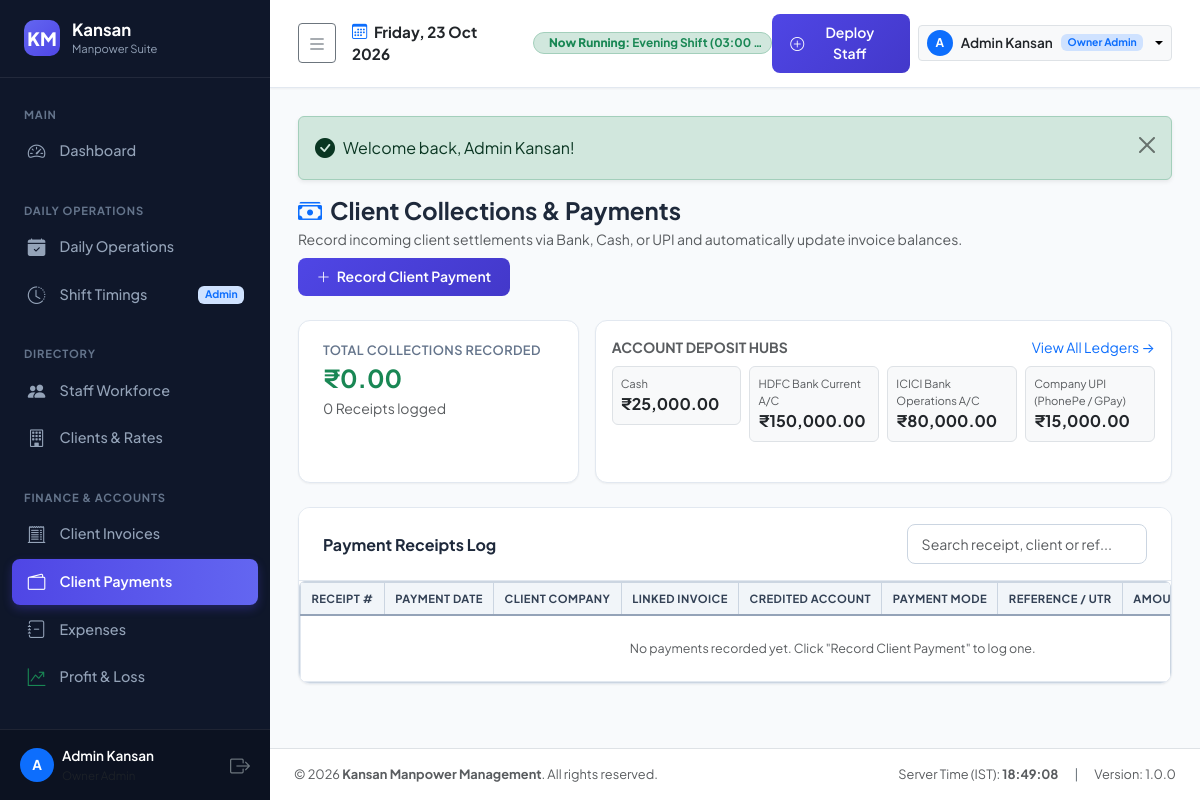
The page /modules/payments/index.php (signed in) on the database its author committed.
### tables this page shows
CREATE TABLE shifts (
    id INT PRIMARY KEY AUTO_INCREMENT,
    shift_code VARCHAR(20) NOT NULL UNIQUE,
    shift_name VARCHAR(100) NOT NULL,
    start_time TIME NOT NULL,
    end_time TIME NOT NULL,
    is_overnight TINYINT(1) NOT NULL DEFAULT 0,
    duration_hours DECIMAL(4,2) NOT NULL DEFAULT 8.00,
    description VARCHAR(255) NULL,
    status ENUM('active', 'inactive') NOT NULL DEFAULT 'active',
    created_at DATETIME DEFAULT CURRENT_TIMESTAMP,
    updated_at DATETIME DEFAULT CURRENT_TIMESTAMP ON UPDATE CURRENT_TIMESTAMP
);

CREATE TABLE financial_accounts (
    id INT PRIMARY KEY AUTO_INCREMENT,
    account_code VARCHAR(20) NOT NULL UNIQUE,
    account_name VARCHAR(100) NOT NULL,
    account_type ENUM('cash', 'bank', 'upi') NOT NULL,
    bank_name VARCHAR(100) NULL,
    account_number VARCHAR(50) NULL,
    ifsc_code VARCHAR(20) NULL,
    opening_balance DECIMAL(14,2) NOT NULL DEFAULT 0.00,
    current_balance DECIMAL(14,2) NOT NULL DEFAULT 0.00,
    status ENUM('active', 'inactive') NOT NULL DEFAULT 'active',
    created_at DATETIME DEFAULT CURRENT_TIMESTAMP,
    updated_at DATETIME DEFAULT CURRENT_TIMESTAMP ON UPDATE CURRENT_TIMESTAMP
);

### core/Auth.php (called while the page is built, shortened)
<?php
class Auth {
    public static function check(): bool {
        return !empty($_SESSION['user_id']);
    }
    public static function user(): ?array {
        return [
            'id' => $_SESSION['user_id'],
            'username' => $_SESSION['username'],
            'full_name' => $_SESSION['full_name'],
            'role' => $_SESSION['role'],
            'staff_id' => $_SESSION['staff_id'] ?? null,
            'email' => $_SESSION['email'] ?? '',
        ];
    }
    public static function role(): string {
        return $_SESSION['role'] ?? '';
    }
    public static function isManager(): bool {
        return in_array(self::role(), ['owner_admin', 'manager'], true);
    }
}

### core/Helper.php (called while the page is built, shortened)
<?php
class Helper {
    public static function formatCurrency(float|int|string|null $amount): string {
        $val = (float)($amount ?? 0);
        return '₹' . number_format($val, 2);
    }
    public static function getFlash(): ?array {
        if (isset($_SESSION['flash'])) {
            $flash = $_SESSION['flash'];
            return $flash;
        }
        return null;
    }
    public static function hasFlash(): bool {
        return isset($_SESSION['flash']);
    }
}

### modules/payments/index.php (the view, shortened to what this page needs)
<?php
$db = DB::getConnection();
$query = "
    SELECT cp.*, c.company_name, c.client_code, fa.account_name, fa.account_type,
           i.invoice_number, u.full_name as received_by_name
    FROM client_payments cp
    JOIN clients c ON cp.client_id = c.id
    JOIN financial_accounts fa ON cp.account_id = fa.id
    LEFT JOIN invoices i ON cp.invoice_id = i.id
    LEFT JOIN users u ON cp.received_by = u.id
    ORDER BY cp.payment_date DESC, cp.id DESC
";
$payments = $db->query($query)->fetchAll();
$accounts = $db->query("SELECT id, account_name, account_type, current_balance FROM financial_accounts WHERE status = 'active' ORDER BY id ASC")->fetchAll();
$totalReceived = array_sum(array_column($payments, 'amount'));
require_once ROOT_PATH . '/templates/header.php';
require_once ROOT_PATH . '/templates/sidebar.php';
require_once ROOT_PATH . '/templates/navbar.php';
?>
<div class="d-flex align-items-center justify-content-between flex-wrap gap-2 mb-4">
    <div>
        <h4 class="fw-bold mb-1"><i class="bi bi-cash-stack text-primary me-2"></i>Client Collections & Payments</h4>
        <p class="text-muted small mb-0">Record incoming client settlements via Bank, Cash, or UPI and automatically update invoice balances.</p>
    </div>
    <div>
        <button type="button" class="btn btn-primary btn-sm" onclick="openPaymentModal()">
            <i class="bi bi-plus-lg me-1"></i> Record Client Payment
        </button>
    </div>
</div>
<div class="row g-3 mb-4">
    <div class="col-md-4">
        <div class="metric-card">
            <div class="metric-label">Total Collections Recorded</div>
            <div class="metric-value text-success"><?= Helper::formatCurrency($totalReceived) ?></div>
            <div class="text-muted small mt-1"><?= count($payments) ?> Receipts logged</div>
        </div>
    </div>
    <div class="col-md-8">
        <div class="custom-card p-3 h-100">
            <div class="d-flex justify-content-between align-items-center mb-2">
                <span class="small fw-bold text-muted text-uppercase">Account Deposit Hubs</span>
                <a href="<?= BASE_URL ?>/modules/accounting/accounts.php" class="small text-decoration-none">View All Ledgers &rarr;</a>
            </div>
            <div class="row g-2">
                <?php foreach ($accounts as $acc): ?>
                    <div class="col-sm-3 col-6">
                        <div class="p-2 bg-light rounded border">
                            <div class="text-muted" style="font-size:0.7rem;"><?= htmlspecialchars($acc['account_name']) ?></div>
                            <strong class="text-dark fs-6"><?= Helper::formatCurrency($acc['current_balance']) ?></strong>
                        </div>
                    </div>
                <?php endforeach; ?>
            </div>
        </div>
    </div>
</div>
<div class="custom-card">
    <div class="custom-card-header">
        <h6 class="fw-bold mb-0">Payment Receipts Log</h6>
        <input type="text" class="form-control form-control-sm" placeholder="Search receipt, client or ref..." data-table-search="#paymentsTable" style="width: 240px;">
    </div>
    <div class="table-responsive">
        <table class="table table-custom align-middle" id="paymentsTable">
            <thead>
                <tr>
                    <th>Receipt #</th>
                    <th>Payment Date</th>
                    <th>Client Company</th>
                    <th>Linked Invoice</th>
                    <th>Credited Account</th>
                    <th>Payment Mode</th>
                    <th>Reference / UTR</th>
                    <th>Amount Received</th>
                </tr>
            </thead>
            <tbody>
                <?php if (empty($payments)): ?>
                    <tr><td colspan="9" class="text-center py-4 text-muted">No payments recorded yet. Click "Record Client Payment" to log one.</td></tr>
                <?php endif; ?>
            </tbody>
        </table>
    </div>
</div>
<?php require_once ROOT_PATH . '/templates/footer.php'; ?>

### templates/navbar.php (shortened to what this page needs)
<?php
$user = Auth::user();
$currentTime = date('H:i:s');
$db = DB::getConnection();
$activeShiftStmt = $db->query("SELECT * FROM shifts WHERE status = 'active' ORDER BY start_time ASC");
$allShifts = $activeShiftStmt->fetchAll();
$currentRunningShift = null;
foreach ($allShifts as $sh) {
    if (!$sh['is_overnight']) {
        if ($currentTime >= $sh['start_time'] && $currentTime <= $sh['end_time']) {
            $currentRunningShift = $sh;
            break;
        }
    } else {
        if ($currentTime >= $sh['start_time'] || $currentTime <= $sh['end_time']) {
            $currentRunningShift = $sh;
            break;
        }
    }
}
?>
<div class="app-main">
    <header class="app-topbar">
        <div class="d-flex align-items-center gap-3">
            <button class="btn btn-sm btn-outline-secondary" id="sidebarToggle" type="button" title="Toggle Sidebar (Collapse / Expand)">
                <i class="bi bi-list fs-5"></i>
            </button>
            <div class="d-none d-sm-block">
                <div class="fw-bold text-dark" style="font-size: 0.95rem;">
                    <i class="bi bi-calendar3 me-1 text-primary"></i> <?= date('l, d M Y') ?>
                </div>
            </div>
            <div class="d-flex align-items-center gap-2 overflow-hidden">
                <?php if ($currentRunningShift): ?>
                    <span class="badge bg-success-subtle text-success border border-success-subtle px-2 py-1.5 rounded-pill d-flex align-items-center gap-1.5 text-truncate" style="font-size: 0.74rem; max-width: 240px;">
                        <span class="text-truncate">
                            <strong class="d-none d-sm-inline">Now Running: </strong><?= htmlspecialchars($currentRunningShift['shift_name']) ?> <span class="d-none d-md-inline">(<?= date('h:i A', strtotime($currentRunningShift['start_time'])) ?> - <?= date('h:i A', strtotime($currentRunningShift['end_time'])) ?>)</span>
                        </span>
                    </span>
                <?php else: ?>
                    <span class="badge bg-secondary-subtle text-secondary px-2 py-1 rounded-pill" style="font-size: 0.75rem;">
                        <i class="bi bi-pause-circle me-1"></i> <span class="d-none d-sm-inline">Shift </span>Transition
                    </span>
                <?php endif; ?>
            </div>
        </div>
        <div class="d-flex align-items-center gap-2">
            <?php if (Auth::isManager()): ?>
                <a href="<?= BASE_URL ?>/modules/mapping/deploy.php" class="btn btn-sm btn-primary d-none d-md-inline-flex align-items-center gap-1">
                    <i class="bi bi-plus-circle"></i> Deploy Staff
                </a>
            <?php endif; ?>
            <div class="dropdown">
                <button class="btn btn-light btn-sm dropdown-toggle border d-flex align-items-center gap-2" type="button" data-bs-toggle="dropdown">
                    <div class="rounded-circle bg-primary text-white d-flex align-items-center justify-content-center fw-bold" style="width: 26px; height: 26px; font-size: 0.75rem;">
                        <?= strtoupper(substr($user['full_name'] ?? 'A', 0, 1)) ?>
                    </div>
                    <span class="fw-semibold text-dark d-none d-md-inline" style="font-size: 0.85rem;"><?= htmlspecialchars($user['full_name'] ?? 'User') ?></span>
                    <span class="badge bg-primary-subtle text-primary" style="font-size: 0.65rem;"><?= ucwords(str_replace('_', ' ', $user['role'] ?? '')) ?></span>
                </button>
            </div>
        </div>
    </header>
    <main class="page-container">
        <?php if (Helper::hasFlash()):
            $flash = Helper::getFlash(); ?>
            <div class="alert alert-<?= htmlspecialchars($flash['type']) ?> alert-dismissible fade show d-flex align-items-center gap-2 shadow-sm" role="alert">
                <i class="bi <?= $flash['type'] === 'success' ? 'bi-check-circle-fill' : ($flash['type'] === 'danger' ? 'bi-exclamation-octagon-fill' : 'bi-info-circle-fill') ?> fs-5"></i>
                <div class="flex-grow-1"><?= htmlspecialchars($flash['message']) ?></div>
                <button type="button" class="btn-close" data-bs-dismiss="alert" aria-label="Close"></button>
            </div>
        <?php endif; ?>

### assets/css/style.css (style rules this page uses)
:root { --primary: #4f46e5; --primary-hover: #4338ca; --primary-light: #eef2ff; --secondary: #64748b; --sidebar-bg: #0f172a; --sidebar-hover: #1e293b; --sidebar-active: #334155; --sidebar-text: #94a3b8; --sidebar-text-active: #ffffff; --topbar-bg: #ffffff; --card-bg: #ffffff; --body-bg: #f8fafc; --text-main: #1e293b; --text-muted: #64748b; --border-color: #e2e8f0; --shadow-sm: 0 1px 2px 0 rgba(0, 0, 0, 0.05); --shadow-md: 0 4px 6px -1px rgba(0, 0, 0, 0.07), 0 2px 4px -2px rgba(0, 0, 0, 0.05); --shadow-lg: 0 10px 15px -3px rgba(0, 0, 0, 0.08), 0 4px 6px -4px rgba(0, 0, 0, 0.04); }
body { font-family: 'Plus Jakarta Sans', -apple-system, BlinkMacSystemFont, "Segoe UI", Roboto, sans-serif; background-color: var(--body-bg); color: var(--text-main); overflow-x: hidden; min-height: 100vh; }
.app-main { flex: 1; display: flex; flex-direction: column; min-width: 0; min-height: 100vh; margin-left: 270px; width: calc(100% - 270px); transition: margin-left 0.3s ease, width 0.3s ease; }
.app-topbar { background-color: var(--topbar-bg); border-bottom: 1px solid var(--border-color); padding: 0.85rem 1.75rem; display: flex; align-items: center; justify-content: space-between; box-shadow: var(--shadow-sm); position: sticky; top: 0; z-index: 1030; }
.page-container { padding: 1.75rem; flex: 1; }
.metric-card { background: var(--card-bg); border: 1px solid var(--border-color); border-radius: 12px; padding: 1.25rem 1.5rem; box-shadow: var(--shadow-sm); transition: transform 0.2s ease, box-shadow 0.2s ease; height: 100%; }
.metric-label { font-size: 0.8rem; font-weight: 600; color: var(--text-muted); text-transform: uppercase; letter-spacing: 0.03em; margin-bottom: 0.25rem; }
.metric-value { font-size: 1.55rem; font-weight: 700; color: var(--text-main); line-height: 1.2; }
.custom-card { background: #ffffff; border: 1px solid var(--border-color); border-radius: 12px; box-shadow: var(--shadow-sm); margin-bottom: 1.5rem; overflow: hidden; }
.custom-card-header { padding: 1rem 1.5rem; background: #ffffff; border-bottom: 1px solid var(--border-color); display: flex; align-items: center; justify-content: space-between; flex-wrap: wrap; gap: 0.75rem; }
.table-responsive { border: 1px solid #cbd5e1; border-radius: 6px; background: #ffffff; box-shadow: 0 1px 3px rgba(0, 0, 0, 0.04); }
.table-custom { margin-bottom: 0; border-collapse: collapse; width: 100%; font-size: 0.78rem; }
.table-custom thead th { background-color: #f1f5f9; color: #334155; font-weight: 700; font-size: 0.70rem; text-transform: uppercase; letter-spacing: 0.04em; border: 1px solid #cbd5e1; border-bottom: 2px solid #94a3b8; padding: 0.42rem 0.65rem; white-space: nowrap; position: sticky; top: 0; z-index: 5; box-shadow: 0 1px 2px rgba(0, 0, 0, 0.04); }
.table-custom tbody td { padding: 0.38rem 0.65rem; vertical-align: middle; font-size: 0.78rem; border: 1px solid #e2e8f0; line-height: 1.35; background-color: #ffffff; }
.form-control, .form-select { border-radius: 8px; border: 1px solid #cbd5e1; padding: 0.55rem 0.85rem; font-size: 0.88rem; }
.btn-primary { background: linear-gradient(135deg, #4f46e5, #4338ca); border: none; font-weight: 600; border-radius: 8px; padding: 0.55rem 1.15rem; transition: all 0.2s ease; }

### rows shown on the page
shifts: shift_name "Evening Shift", start_time "03:00…"
financial_accounts: account_name "Cash", current_balance "₹25,000.00"
financial_accounts: account_name "HDFC Bank Current A/C", current_balance "₹150,000.00"
financial_accounts: account_name "ICICI Bank Operations A/C", current_balance "₹80,000.00"
financial_accounts: account_name "Company UPI (PhonePe / GPay)", current_balance "₹15,000.00"

### other values the page prints
substr($user['full_name'] ?? 'U', 0, 1) "A"
$user['full_name'] "Admin Kansan"
substr($user['full_name'] ?? 'A', 0, 1) "A"
str_replace('_', ' ', $user['role'] ?? '') "Owner Admin"
$flash['message'] "Welcome back, Admin Kansan!"
Helper::formatCurrency($totalReceived) "₹0.00"
count($payments) "0"
APP_NAME "Kansan Manpower Management"
APP_VERSION "1.0.0"
